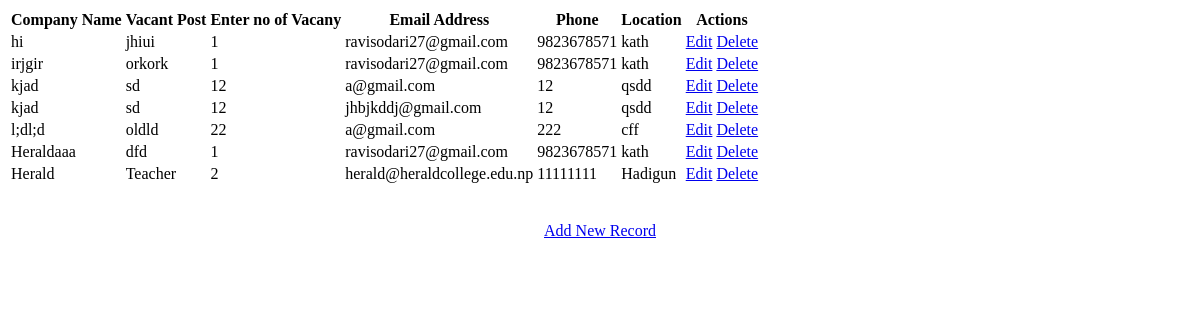
The page /show on the database as committed earlier.
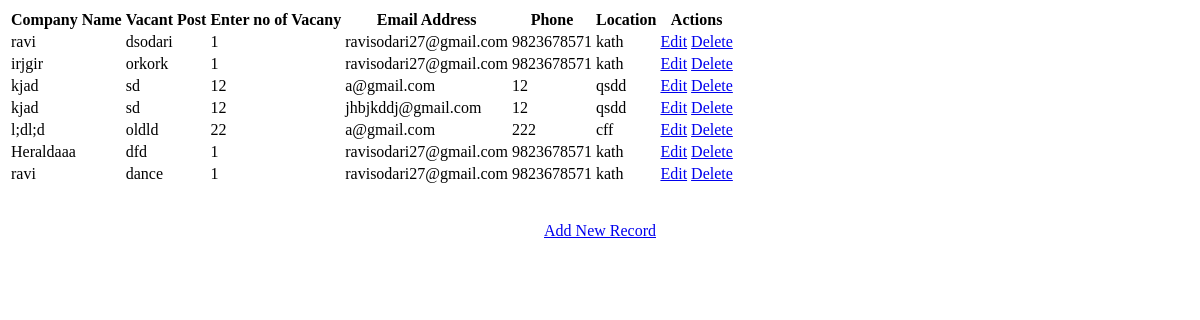
The same page on the database as committed later.
### easyjob/models.py (models this page shows)
class Company(models.Model):
    cCompanyName=models.CharField(max_length=100)
    cVacantPost=models.CharField(max_length=100)
    cVacancyNumber=models.IntegerField()
    cEmail=models.EmailField(max_length=100)
    cMobile=models.IntegerField()
    cLocation=models.CharField(max_length=50)
    objects= EmpManager()
    class Meta:
        db_table="Company"

### easyjob/views.py (the view)
# urls.py: path('show',views.show, name="show"),
def show(request):
    employees = Company.objects.all()
    return render(request,"show.html",{'employees':employees})

### templates/show.html (shortened to what this page needs)
{% load static %}
<!DOCTYPE html>
<html lang="en">
<head>
     {% load static %}
</head>
<body>
<table >
    <thead>
    <tr>
        <th>Company Name</th>
        <th>Vacant Post</th>
        <th>Enter no of Vacany</th>
        <th>Email Address</th>
        <th>Phone</th>
        <th>Location</th>
        <th>Actions</th>
    </tr>
    </thead>
    <tbody>
{% for employee in employees %}
    <tr>
        <td>{{ employee.cCompanyName }}</td>
        <td>{{ employee.cVacantPost }}</td>
        <td>{{ employee.cVacancyNumber }}</td>
        <td>{{ employee.cEmail }}</td>
        <td>{{ employee.cMobile }}</td>
        <td>{{ employee.cLocation}}</td>
        <td>
            <a href="/edit/{{ employee.id }}"><span >Edit</span></a>
            <a href="/delete/{{ employee.id }}">Delete</a>
        </td>
    </tr>
{% endfor %}
    </tbody>
</table >
<br>
<br>
<center><a href="/company/" class="btn btn-primary">Add New Record</a></center>
</body>
</html>

Rows that differ between the two databases and show on the page:
removed Company: cCompanyName "Herald", cVacantPost "Teacher", cVacancyNumber "2", cEmail "herald@heraldcollege.edu.np", cMobile "11111111", cLocation "Hadigun"
changed Company: cCompanyName "hi" → "ravi"; cVacantPost "jhiui" → "dsodari"
added Company: cCompanyName "ravi", cVacantPost "dance", cVacancyNumber "1", cEmail "ravisodari27@gmail.com", cMobile "9823678571", cLocation "kath"
